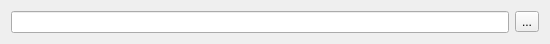
<?xml version="1.0" encoding="UTF-8"?>
<ui version="4.0">
 <class>Widget</class>
 <widget class="QWidget" name="Widget">
  <property name="geometry">
   <rect>
    <x>0</x>
    <y>0</y>
    <width>550</width>
    <height>42</height>
   </rect>
  </property>
  <property name="windowTitle">
   <string>Widget</string>
  </property>
  <layout class="QGridLayout" name="gridLayout">
   <item row="0" column="0">
    <layout class="QHBoxLayout" name="horizontalLayout">
     <item>
      <widget class="QLineEdit" name="lineEdit"/>
     </item>
     <item>
      <widget class="QToolButton" name="toolButton">
       <property name="text">
        <string>...</string>
       </property>
      </widget>
     </item>
    </layout>
   </item>
  </layout>
 </widget>
 <layoutdefault spacing="6" margin="11"/>
 <resources/>
 <connections/>
</ui>
